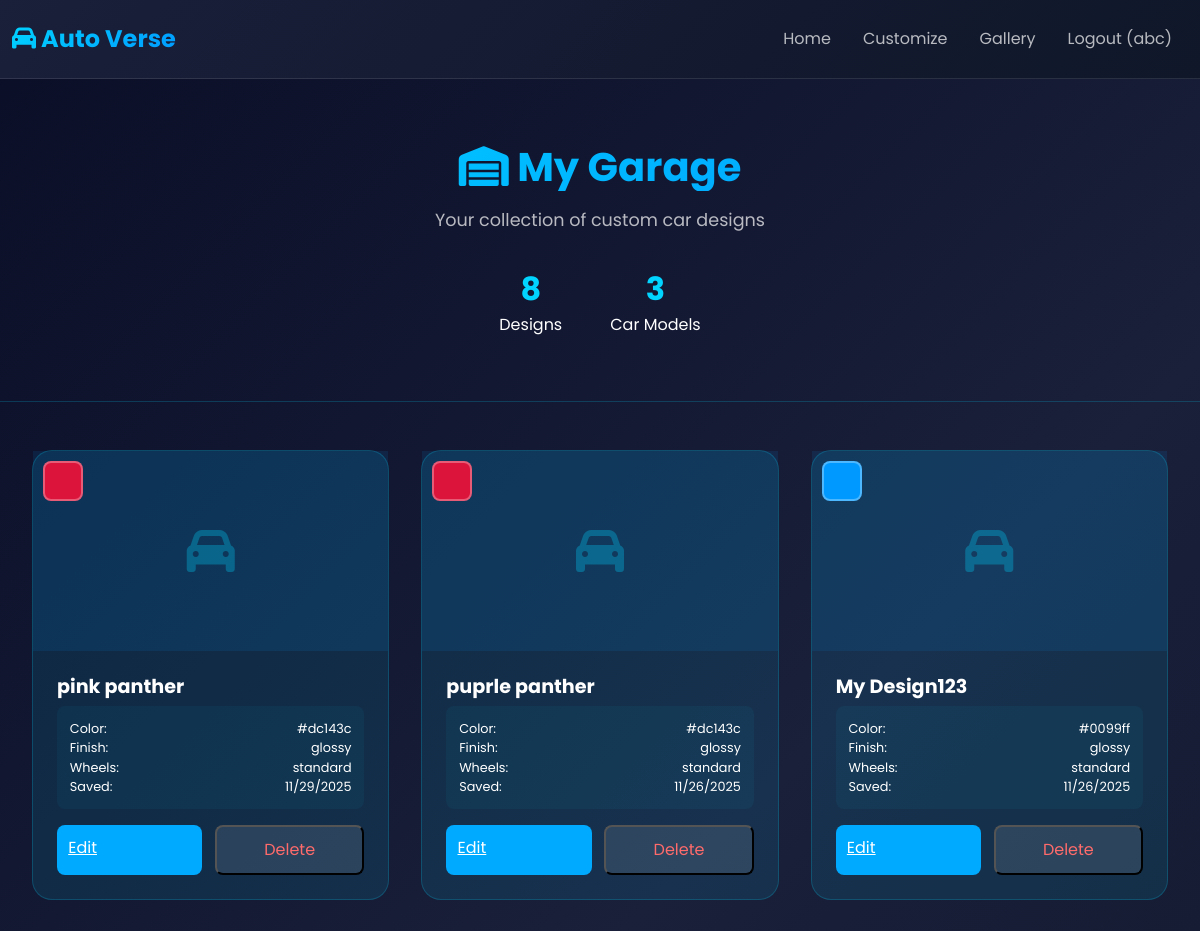
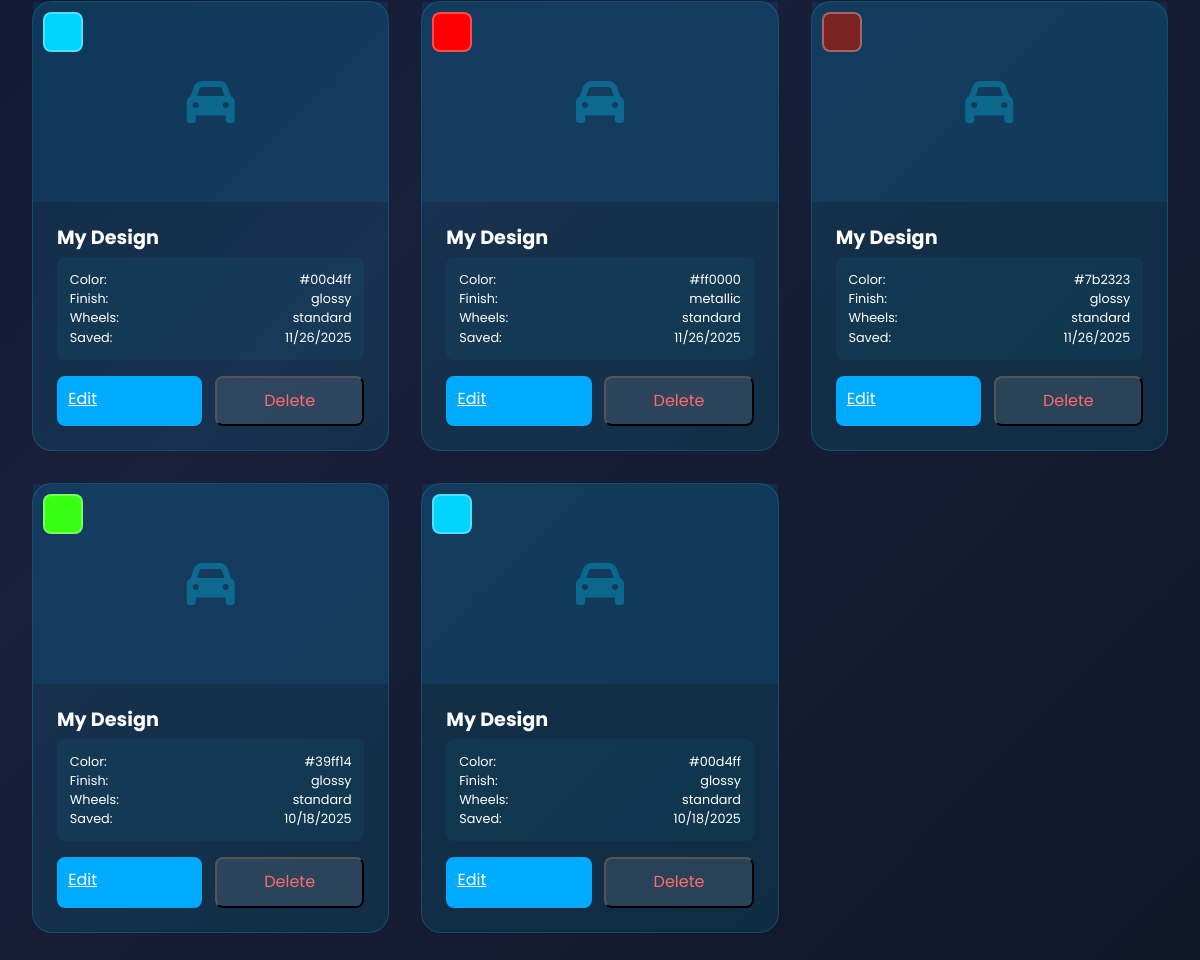
/garage (signed in), run on the app's committed database (2 pictures, top to bottom).
### app.py (models this page shows, shortened)
class User(db.Model):
    id = db.Column(db.Integer, primary_key=True)
    username = db.Column(db.String(80), unique=True, nullable=False)
    email = db.Column(db.String(120), unique=True, nullable=False)
    password_hash = db.Column(db.String(255), nullable=False)
    created_at = db.Column(db.DateTime, default=datetime.utcnow)
    designs = db.relationship('Design', backref='user', lazy=True, cascade='all, delete-orphan')

class Design(db.Model):
    id = db.Column(db.Integer, primary_key=True)
    user_id = db.Column(db.Integer, db.ForeignKey('user.id'), nullable=False)
    car_model = db.Column(db.String(50), nullable=False)
    name = db.Column(db.String(100), default='My Design')
    body_color = db.Column(db.String(7), default='#FF0000')
    paint_finish = db.Column(db.String(20), default='glossy')
    window_tint = db.Column(db.Integer, default=0)
    wheel_style = db.Column(db.String(30), default='standard')
    suspension_height = db.Column(db.Float, default=0.0)
    headlight_color = db.Column(db.String(7), default='#FFFF00')
    headlight_enabled = db.Column(db.Boolean, default=True)
    engine_sound = db.Column(db.Boolean, default=False)
    created_at = db.Column(db.DateTime, default=datetime.utcnow)
    updated_at = db.Column(db.DateTime, default=datetime.utcnow, onupdate=datetime.utcnow)

### app.py (the view)
@app.route('/garage')
@login_required
def garage():
    user = get_current_user()
    designs = Design.query.filter_by(user_id=user.id).order_by(Design.created_at.desc()).all()
    return render_template('garage.html', designs=designs, username=session.get('username'))

### app.py (called while the page is built)
def is_logged_in():
    return 'user_id' in session

def get_current_user():
    if 'user_id' in session:
        return User.query.get(session['user_id'])
    return None

def login_required(f):
    @wraps(f)
    def decorated_function(*args, **kwargs):
        if not is_logged_in():
            flash('Please log in first', 'error')
            return redirect(url_for('login'))
        return f(*args, **kwargs)
    return decorated_function

### templates/garage.html (shortened to what this page needs)
<!DOCTYPE html>
<html lang="en">
<head>
    <link href="https://cdnjs.cloudflare.com/ajax/libs/bootstrap/5.3.0/css/bootstrap.min.css" rel="stylesheet">
    <link href="https://cdnjs.cloudflare.com/ajax/libs/font-awesome/6.4.0/css/all.min.css" rel="stylesheet">
</head>
<body>
<nav class="navbar navbar-expand-lg">
    <div class="container-fluid">
        <a class="navbar-brand" href="/">
            <i class="fas fa-car"></i> Auto Verse
        </a>
        <div>
            <ul class="navbar-nav ms-auto">
                <li class="nav-item"><a class="nav-link" href="/">Home</a></li>
                <li class="nav-item"><a class="nav-link" href="/car-selection">Customize</a></li>
                <li class="nav-item"><a class="nav-link" href="/gallery">Gallery</a></li>
                <li class="nav-item"><a class="nav-link" href="/logout">Logout ({{ username }})</a></li>
            </ul>
        </div>
    </div>
</nav>
<div class="page-header">
    <h1><i class="fas fa-warehouse"></i> My Garage</h1>
    <p>Your collection of custom car designs</p>
    {% if designs %}
    <div class="stats">
        <div class="stat-item">
            <div class="stat-number">{{ designs|length }}</div>
            <div class="stat-label">Designs</div>
        </div>
        <div class="stat-item">
            <div class="stat-number">
                {{ designs|map(attribute='car_model')|list|unique|list|length }}
            </div>
            <div class="stat-label">Car Models</div>
        </div>
    </div>
    {% endif %}
</div>
{% if designs %}
<div class="garage-container">
    <div class="garage-grid">
        {% for design in designs %}
        <div class="design-card">
            <div class="design-preview">
                <div class="color-box" style="background-color: {{ design.body_color }};"></div>
                <i class="fas fa-car"></i>
            </div>
            <div class="design-info">
                <h3 class="design-name">{{ design.name }}</h3>
                <div class="design-details">
                    <div class="detail-row"><span>Color:</span><span>{{ design.body_color }}</span></div>
                    <div class="detail-row"><span>Finish:</span><span>{{ design.paint_finish }}</span></div>
                    <div class="detail-row"><span>Wheels:</span><span>{{ design.wheel_style }}</span></div>
                    <div class="detail-row"><span>Saved:</span><span>{{ design.created_at.strftime('%m/%d/%Y') }}</span></div>
                </div>
                <div class="design-actions">
                    <a href="/customizer/{{ design.car_model }}" class="btn-action btn-edit">Edit</a>
                    <button onclick="deleteDesign({{ design.id }})" class="btn-action btn-delete">Delete</button>
                </div>
            </div>
        </div>
        {% endfor %}
    </div>
</div>
{% else %}
<div class="empty-state">
    <h2>Your Garage is Empty</h2>
    <p>Create your first car design!</p>
    <a href="/car-selection" class="btn btn-primary">Start Designing</a>
</div>
{% endif %}
</body>
</html>

### templates/garage.html (style rules this page uses)
* { font-family: 'Poppins', sans-serif; }
body { background: linear-gradient(135deg, #0a0e27 0%, #1a1f3a 50%, #0f1729 100%); color: #fff; min-height: 100vh; }
.navbar { background: linear-gradient(135deg, #1a1f3a 0%, #0f1729 100%); backdrop-filter: blur(10px); border-bottom: 1px solid rgba(255, 255, 255, 0.1); padding: 1rem 0; position: sticky; top: 0; z-index: 100; }
.navbar-brand { font-size: 1.5rem; font-weight: 700; background: linear-gradient(135deg, #00d4ff, #0099ff); -webkit-background-clip: text; -webkit-text-fill-color: transparent; }
.nav-link { color: rgba(255, 255, 255, 0.7) !important; transition: all 0.3s ease; margin: 0 0.5rem; }
.page-header { padding: 4rem 2rem; text-align: center; border-bottom: 1px solid rgba(0, 212, 255, 0.2); }
.page-header h1 { font-size: 2.5rem; margin-bottom: 1rem; background: linear-gradient(135deg, #00d4ff, #0099ff); -webkit-background-clip: text; -webkit-text-fill-color: transparent; font-weight: 700; }
.page-header p { font-size: 1.1rem; color: rgba(255, 255, 255, 0.7); }
.page-header .stats { display: flex; justify-content: center; gap: 3rem; margin-top: 2rem; }
.stat-number { font-size: 2rem; font-weight: 700; color: #00d4ff; }
.garage-container { padding: 3rem 2rem; }
.garage-grid { display: grid; grid-template-columns: repeat(auto-fill, minmax(280px, 1fr)); gap: 2rem; max-width: 1200px; margin: 0 auto; }
.design-card { background: rgba(0, 212, 255, 0.1); border: 1px solid rgba(0, 212, 255, 0.2); border-radius: 20px; transition: all 0.3s ease; }
.design-preview { width: 100%; height: 200px; background: rgba(0, 153, 255, 0.1); display: flex; align-items: center; justify-content: center; font-size: 3rem; color: rgba(0, 212, 255, 0.3); position: relative; }
.color-box { width: 40px; height: 40px; border-radius: 8px; border: 2px solid rgba(255, 255, 255, 0.3); position: absolute; top: 10px; left: 10px; }
.design-info { padding: 1.5rem; }
.design-name { font-size: 1.2rem; font-weight: 700; }
.design-details { background: rgba(0, 212, 255, 0.05); padding: 0.8rem; border-radius: 8px; margin-bottom: 1rem; font-size: 0.8rem; }
.detail-row { display: flex; justify-content: space-between; }
.design-actions { display: flex; gap: 0.8rem; }
.btn-action { flex: 1; padding: 0.7rem; border-radius: 8px; }
.btn-edit { background: #00aaff; color: white; }
.btn-delete { background: rgba(255, 255, 255, 0.1); color: #ff6b6b; }

### data on the page
User: username "abc"
Design: name "pink panther", body_color "#dc143c", paint_finish "glossy", wheel_style "standard", created_at "11/29/2025"
Design: name "puprle panther", body_color "#dc143c", paint_finish "glossy", wheel_style "standard", created_at "11/26/2025"
Design: name "My Design123", body_color "#0099ff", paint_finish "glossy", wheel_style "standard", created_at "11/26/2025"
Design: name "My Design", body_color "#00d4ff", paint_finish "glossy", wheel_style "standard", created_at "11/26/2025"
Design: name "My Design", body_color "#ff0000", paint_finish "metallic", wheel_style "standard", created_at "11/26/2025"
Design: name "My Design", body_color "#7b2323", paint_finish "glossy", wheel_style "standard", created_at "11/26/2025"
Design: name "My Design", body_color "#39ff14", paint_finish "glossy", wheel_style "standard", created_at "10/18/2025"
Design: name "My Design", body_color "#00d4ff", paint_finish "glossy", wheel_style "standard", created_at "10/18/2025"

### other printed values
{{ designs|length }} "8"
{{ designs|map(attribute='car_model')|list|unique|list|length }} "3"
